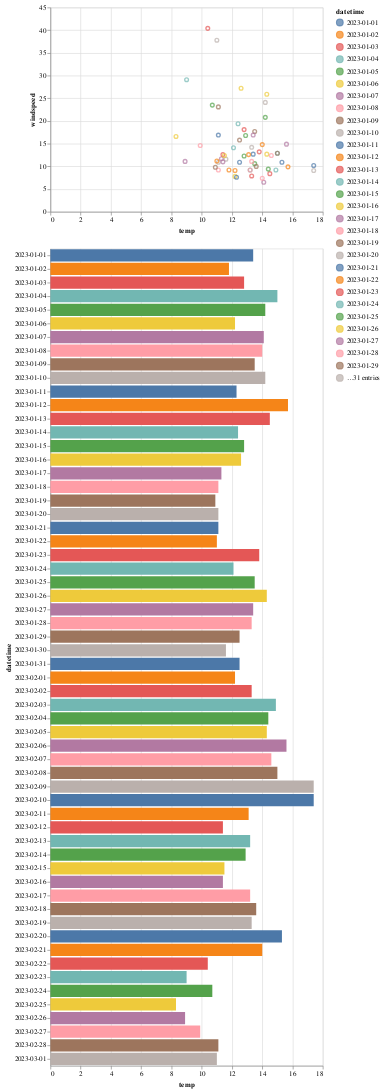

Notebook source saved alongside this figure:
### Code cell
click = alt.selection_multi(encodings=['color'])

scatter = alt.Chart(data).mark_point().encode(
    x='temp:Q',
    y='windspeed:Q',
    color='datetime:N'
).transform_filter(
    click
)

hist = alt.Chart(data).mark_bar().encode(
    x='temp',
    y='datetime',
    color=alt.condition(click, 'datetime', alt.value('lightgray'))
).add_selection(
    click
)

scatter & hist
